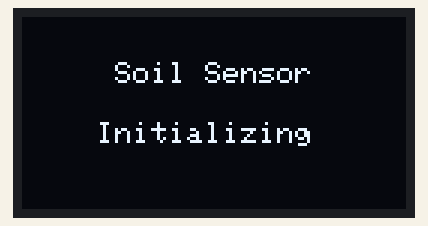
Simulated run of this sketch. Board: Arduino Uno, built with avr-gcc and run on an emulated ATmega328P. Shown: 128×64 one-colour display. What the sketch prints to the serial monitor is not drawn.

Above: at 0.6 s.
At 2.7 s:
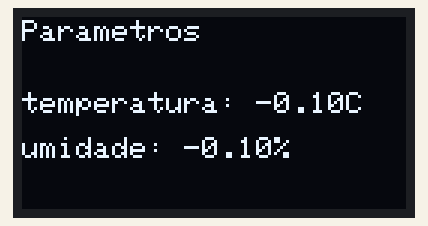

The sketch:

sensor_ph1.2.ino
```cpp
#include <SoftwareSerial.h>
#include <Wire.h>
#include <Adafruit_GFX.h>
#include <Adafruit_SSD1306.h>

// For the i2c supported Oled display module which is 128x64
#define SCREEN_WIDTH 128    // OLED display width, in pixels
#define SCREEN_HEIGHT 64    // OLED display height, in pixels
#define OLED_RESET -1       // Reset pin # (or -1 if sharing Arduino reset pin)
Adafruit_SSD1306 display(SCREEN_WIDTH, SCREEN_HEIGHT, &Wire, OLED_RESET);

#define RE 8
#define DE 7

const byte O2[] = {0x01 , 0x03 , 0x00 , 0x00 , 0x00 , 0x02 , 0xC4 , 0x0B};

byte values[20];
SoftwareSerial mod(2, 3);

void setup() {
  Serial.begin(4800);
  mod.begin(4800);
  pinMode(RE, OUTPUT);
  pinMode(DE, OUTPUT);

  display.begin(SSD1306_SWITCHCAPVCC, 0x3C); //initialize with the I2C addr 0x3C (128x64)
  delay(500);
  display.clearDisplay();
  display.setCursor(25, 15);
  display.setTextSize(1);
  display.setTextColor(WHITE);
  display.println(" Soil Sensor");
  display.setCursor(25, 35);
  display.setTextSize(1);
  display.print("Initializing");
  display.display();
  delay(2000);
}

void loop() {
  float val1 ;
  float val2 ;
  Calculate();
  val1 = ((values[5] * 256) + values[6]) * 0.1;
  display.clearDisplay();
  Serial.print("temperatura: ");
  Serial.print(val1);
  Serial.print(" C   ");
  display.setTextSize(1);
  display.setTextColor(WHITE);
  display.setCursor(0, 1);
  display.println("Parametros");
  display.setTextSize(1);
  display.setCursor(0, 25);
  display.print("temperatura: ");
  display.print(val1);
  display.print("C ");
  val2 = ((values[3] * 256) + values[4]) * 0.1;
  Serial.print("umidade: ");
  Serial.print(val2);
  Serial.println(" %   ");
  display.setTextSize(1);
  display.setCursor(0, 40);
  display.print("umidade: ");
  display.print(val2);
  display.print("% ");
  display.display();
  delay(30000);
}

byte Calculate() {
  digitalWrite(DE, HIGH);
  digitalWrite(RE, HIGH);
  delay(10);
  if (mod.write(O2, sizeof(O2)) == 8) {
    digitalWrite(DE, LOW);
    digitalWrite(RE, LOW);
    for (byte i = 0; i < 11; i++) {
      //Serial.print(mod.read(),HEX);
      values[i] = mod.read();
      //Serial.print(values[i], HEX);
      //Serial.print(" ");
    }
    Serial.println();
  }
  return values[6];
}
```

Measured:
- what the display in image 0 shows lasts 2.0 s, from 0.6 s to 2.6 s
